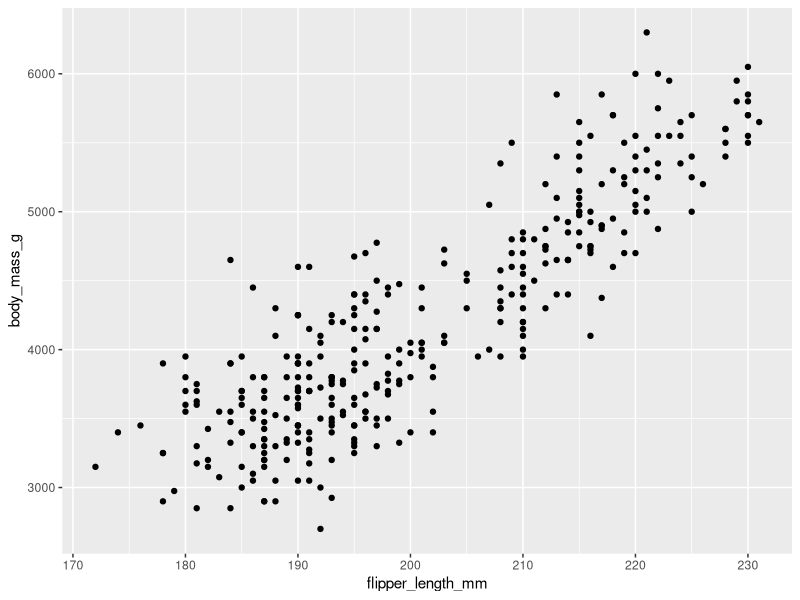
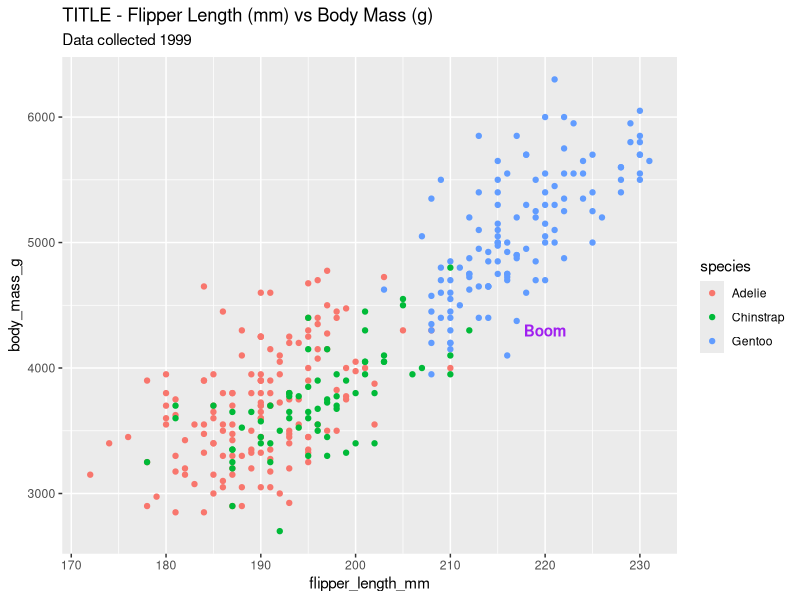
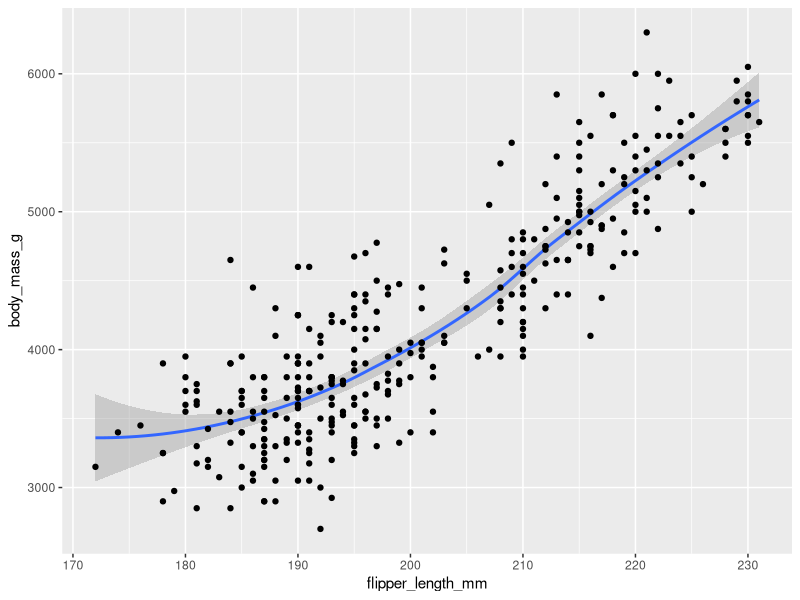

Generate these figures, in order, with R:
# R Week 4
install.packages("tidyverse")
install.packages("ggplot")
install.packages("palmerpenguins")

library(ggplot2)
library(palmerpenguins)

data("penguins")
View(penguins)

# Basic Plot
ggplot(data = penguins) + geom_point(mapping = aes(x = flipper_length_mm, y = body_mass_g))

# Plot with colour to different species + heading
 ggplot(data = penguins) + 
   geom_point(mapping = aes(x = flipper_length_mm, y = body_mass_g, color = species))+
   labs(title="TITLE - Flipper Length (mm) vs Body Mass (g)",subtitle="Data collected 1999")+
   annotate("Text", x=220, y=4300, label="Boom", color="Purple", fontface="bold")
# You can change colour, size, shape all by adding within the 'aes' brackets

# Different Geom SMOOTH + JITTER 
ggplot(data = penguins) + 
  geom_smooth(mapping = aes(x = flipper_length_mm, y = body_mass_g)) + 
  geom_point(mapping = aes(x = flipper_length_mm, y = body_mass_g))

